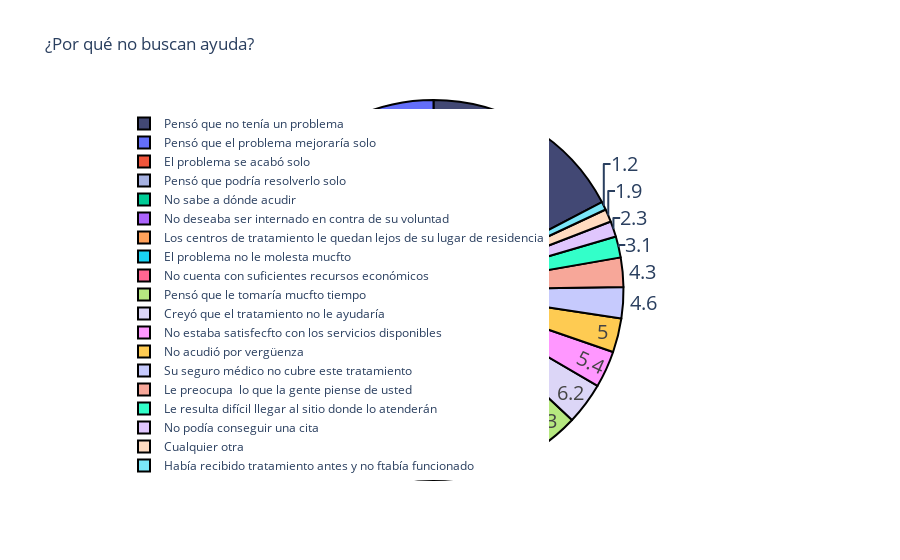

Here is the notebook cell this chart was saved with:
### Code cell
colors = ['#424874', '#a6b1e1', '#dcd6f7']
fig = go.Figure(data=[go.Pie(labels=df5.index, values=df5["12-25 años"]["%"])])
fig.update_traces(hoverinfo='label+percent', textinfo='value', textfont_size=20,
                  marker=dict(colors=colors, line=dict(color='#000000', width=2)))

fig.update(layout_title_text="¿Por qué no buscan ayuda?",
           layout_showlegend=True)
fig.update_layout(legend=dict(x=0, y=0))
fig.show()

### Figure 1 — Plotly figure (JSON) as saved in the notebook; plotly's stock layout.template omitted (floating-point values rounded to 4 significant figures)
{"data": [{"hoverinfo": "label+percent", "labels": ["Pensó que no tenía un problema", "Pensó que podría resolverlo solo", "Creyó que el tratamiento no le ayudaría", "No sabe a dónde acudir", "No acudió por vergüenza", "Los centros de tratamiento le quedan lejos de su lugar de residencia", "No cuenta con suficientes recursos económicos", "Su seguro médico no cubre este tratamiento", "El problema se acabó solo", "Pensó que el problema mejoraría solo", "Le preocupa  lo que la gente piense de usted", "Pensó que le tomaría mucfto tiempo", "No podía conseguir una cita", "No deseaba ser internado en contra de su voluntad", "No estaba satisfecfto con los servicios disponibles", "Había recibido tratamiento antes y no ftabía funcionado", "El problema no le molesta mucfto", "Le resulta difícil llegar al sitio donde lo atenderán", "Cualquier otra"], "marker": {"colors": ["#424874", "#a6b1e1", "#dcd6f7"], "line": {"color": "#000000", "width": 2}}, "textfont": {"size": 20}, "textinfo": "value", "type": "pie", "values": ["30.0", "20.5", "6.2", "8.3", "5.0", "7.8", "6.3", "4.6", "21.3", "24.0", "4.3", "6.3", "2.3", "7.9", "5.4", "1.2", "6.6", "3.1", "1.9"]}], "layout": {"legend": {"x": 0, "y": 0}, "showlegend": true, "title": {"text": "¿Por qué no buscan ayuda?"}}}
